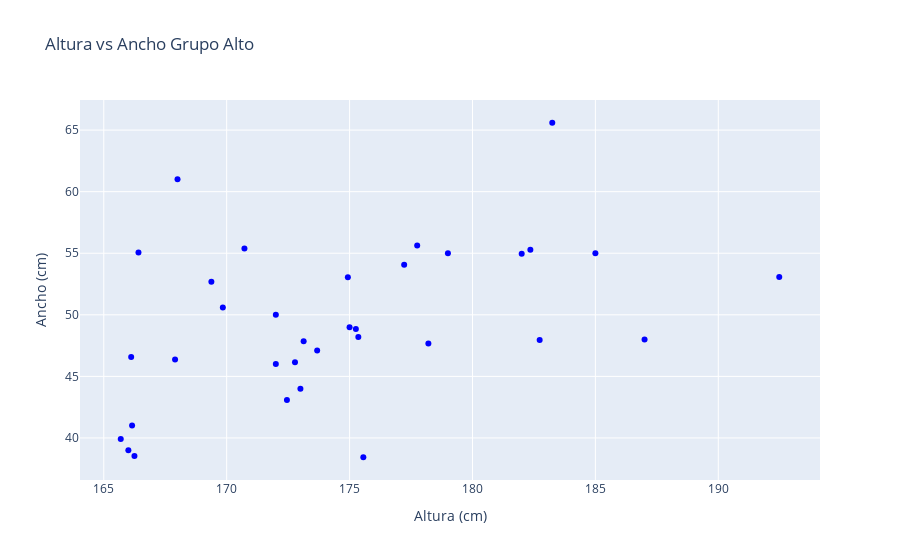

Here is the notebook cell this chart was saved with:
### Code cell
fig1 = px.scatter(df_alto, x="Altura", y="Ancho", 
                  title="Altura vs Ancho Grupo Alto", 
                  labels={"Altura": "Altura (cm)", "Ancho": "Ancho (cm)"},
                  color_discrete_sequence=["blue"])

fig2 = px.scatter(df_alto, x="Altura", y="Pie", 
                  title="Altura vs Pie Grupo Alto" , 
                  labels={"Altura": "Altura (cm)", "Pie": "Pie (cm)"},
                  color_discrete_sequence=["red"])

fig1.show()
fig2.show()

### Figure 1 — Plotly figure (JSON) as saved in the notebook; plotly's stock layout.template omitted (floating-point values rounded to 4 significant figures)
{"data": [{"hovertemplate": "Altura (cm)=%{x}<br>Ancho (cm)=%{y}<extra></extra>", "legendgroup": "", "marker": {"color": "blue", "symbol": "circle"}, "mode": "markers", "name": "", "orientation": "v", "showlegend": false, "type": "scatter", "x": [169.4, 182.7, 172.8, 182.4, 173.7, 192.5, 173.1, 178.2, 175.4, 174.9, 183.2, 177.8, 166.4, 167.9, 177.2, 182.0, 172.5, 175.3, 170.7, 169.8, 175.6, 166.2, 165.7, 166.2, 166.1, 185.0, 173.0, 172.0, 187.0, 175.0, 168.0, 179.0, 172.0, 166.0], "xaxis": "x", "y": [52.68, 47.95, 46.14, 55.29, 47.1, 53.07, 47.85, 47.66, 48.2, 53.05, 65.6, 55.63, 55.06, 46.37, 54.06, 54.97, 43.08, 48.84, 55.39, 50.6, 38.43, 41.01, 39.91, 38.53, 46.58, 55.0, 44.0, 46.0, 48.0, 49.0, 61.0, 55.0, 50.0, 39.0], "yaxis": "y"}], "layout": {"legend": {"tracegroupgap": 0}, "title": {"text": "Altura vs Ancho Grupo Alto"}, "xaxis": {"anchor": "y", "domain": [0, 1], "title": {"text": "Altura (cm)"}}, "yaxis": {"anchor": "x", "domain": [0, 1], "title": {"text": "Ancho (cm)"}}}}
